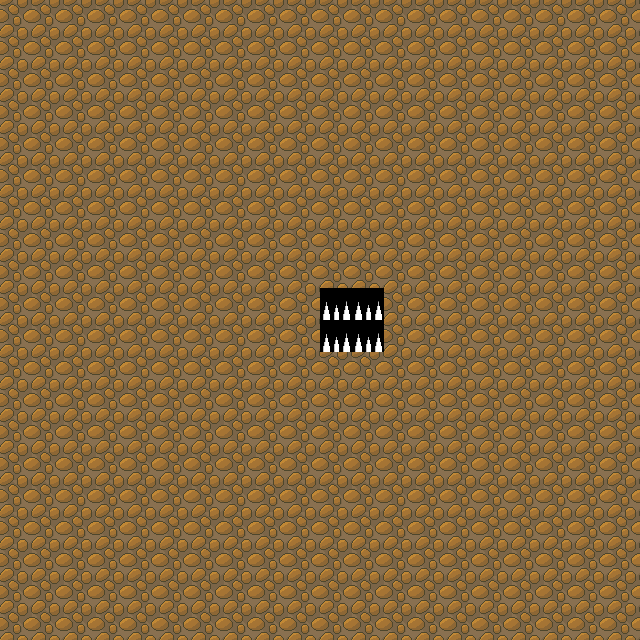

This game map was drawn from its Tiled (.tmx) file and the tilesets committed beside it. A one-line description and the full map source follow:
An orthogonal 20x20 tile map with 32x32 px tiles, 1 tile layer (whatever).

<map version="1.0" orientation="orthogonal" renderorder="right-down" width="20" height="20" tilewidth="32" tileheight="32" nextobjectid="1">
 <tileset firstgid="1" name="texture" tilewidth="32" tileheight="32" spacing="6" margin="4" tilecount="99" columns="9">
  <image source="graphics/texture.png" width="356" height="420" />
 </tileset>
 <layer name="whatever" width="20" height="20">
  <data encoding="csv">
11,11,11,11,11,11,11,11,11,11,11,11,11,11,11,11,11,11,11,11,
11,11,11,11,11,11,11,11,11,11,11,11,11,11,11,11,11,11,11,11,
11,11,11,11,11,11,11,11,11,11,11,11,11,11,11,11,11,11,11,11,
11,11,11,11,11,11,11,11,11,11,11,11,11,11,11,11,11,11,11,11,
11,11,11,11,11,11,11,11,11,11,11,11,11,11,11,11,11,11,11,11,
11,11,11,11,11,11,11,11,11,11,11,11,11,11,11,11,11,11,11,11,
11,11,11,11,11,11,11,11,11,11,11,11,11,11,11,11,11,11,11,11,
11,11,11,11,11,11,11,11,11,11,11,11,11,11,11,11,11,11,11,11,
11,11,11,11,11,11,11,11,11,11,11,11,11,11,11,11,11,11,11,11,
11,11,11,11,11,11,11,11,11,11,31,31,11,11,11,11,11,11,11,11,
11,11,11,11,11,11,11,11,11,11,31,31,11,11,11,11,11,11,11,11,
11,11,11,11,11,11,11,11,11,11,11,11,11,11,11,11,11,11,11,11,
11,11,11,11,11,11,11,11,11,11,11,11,11,11,11,11,11,11,11,11,
11,11,11,11,11,11,11,11,11,11,11,11,11,11,11,11,11,11,11,11,
11,11,11,11,11,11,11,11,11,11,11,11,11,11,11,11,11,11,11,11,
11,11,11,11,11,11,11,11,11,11,11,11,11,11,11,11,11,11,11,11,
11,11,11,11,11,11,11,11,11,11,11,11,11,11,11,11,11,11,11,11,
11,11,11,11,11,11,11,11,11,11,11,11,11,11,11,11,11,11,11,11,
11,11,11,11,11,11,11,11,11,11,11,11,11,11,11,11,11,11,11,11,
11,11,11,11,11,11,11,11,11,11,11,11,11,11,11,11,11,11,11,11
</data>
 </layer>
 <objectgroup name="objects" />
</map>
